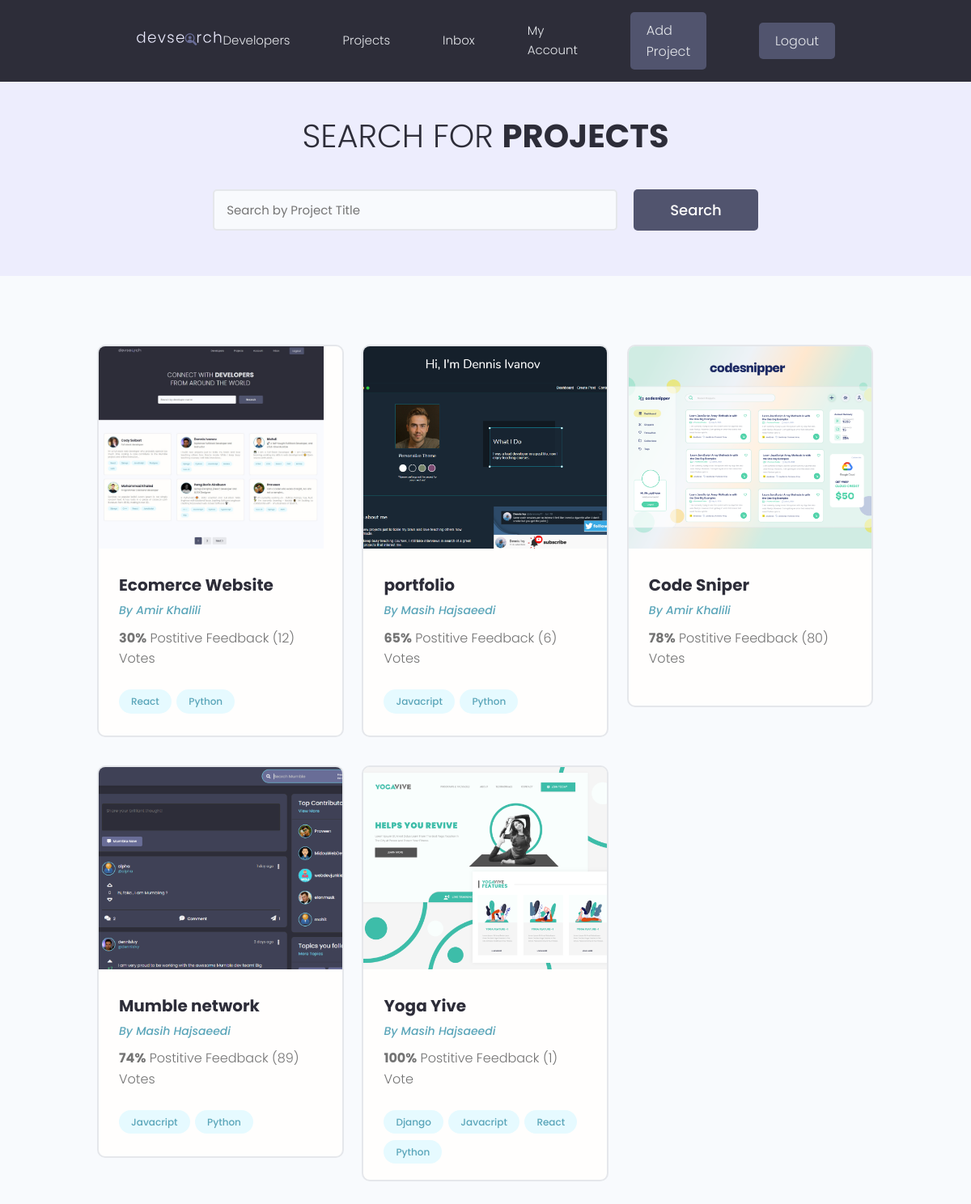
Page /projects/ (signed in) on the committed database.
### projects/models.py (models this page shows, shortened)
class Project(models.Model):
    owner = models.ForeignKey(Profile, null=True, blank=True, on_delete=models.SET_NULL)
    title = models.CharField(max_length=200)
    description = models.TextField(null=True, blank= True) # null is for database and blank is for django
    featured_image = models.ImageField(null=True, blank= True, default='default.jpg')
    demo_link = models.CharField(max_length=2000, null=True, blank=True)
    source_link = models.CharField(max_length=2000, null=True, blank=True)
    tags = models.ManyToManyField('Tag', blank=True)
    vote_total = models.IntegerField(default=0, null=True, blank=True)
    vote_ratio = models.IntegerField(default=0, null=True, blank=True)
    created = models.DateTimeField(auto_now_add=True)
    id = models.UUIDField(default=uuid.uuid4, unique=True, primary_key=True, editable=False)

class Tag(models.Model):
    name = models.CharField(max_length=200)
    created = models.DateTimeField(auto_now_add=True)
    id = models.UUIDField(default=uuid.uuid4, unique=True, primary_key=True, editable=False)
    def __str__(self):
        return self.name

### users/models.py (models this page shows, shortened)
class Profile(models.Model):
    user = models.OneToOneField(User, on_delete=models.CASCADE, null=True, blank=True)
    name = models.CharField(max_length=200, null=True, blank=True)
    email = models.EmailField(max_length=500, null=True, blank=True)
    username = models.CharField(max_length=200, null=True, blank=True)
    location = models.CharField(max_length=200, null=True, blank=True)
    short_intro = models.CharField(max_length=200, null=True, blank=True)
    bio = models.TextField(null=True, blank=True)
    profile_image = models.ImageField(null=True, blank=True, upload_to='profiles/', default='profiles/user-default.png')
    social_github = models.CharField(max_length=200, null=True, blank=True)
    social_twitter = models.CharField(max_length=200, null=True, blank=True)
    social_linkedin = models.CharField(max_length=200, null=True, blank=True)
    social_youtube = models.CharField(max_length=200, null=True, blank=True)
    social_website = models.CharField(max_length=200, null=True, blank=True)
    created = models.DateTimeField(auto_now_add=True)
    id = models.UUIDField(default=uuid.uuid4, unique=True, primary_key=True, editable=False)

### projects/views.py (the view)
# urls.py: path('projects/', include('projects.urls')),
def projects(request):
    projects = Project.objects.all()
    context = {'projects': projects}
    return render(request, 'projects/projects.html', context)

### projects/templates/projects/projects.html (shortened to what this page needs)
{% extends 'main.html' %}
{% block content %}
  <main class="projects">
    <section class="hero-section text-center">
      <div class="container container--narrow">
        <div class="hero-section__box">
          <h2>Search for <span>Projects</span></h2>
        </div>
        <div class="hero-section__search">
          <form class="form" action="#" method="get">
            <div class="form__field">
              <input class="input input--text" id="formInput#search" type="text" name="text"
                placeholder="Search by Project Title" />
            </div>
            <input class="btn btn--sub btn--lg" type="submit" value="Search" />
          </form>
        </div>
      </div>
    </section>
    <section class="projectsList">
      <div class="container">
        <div class="grid grid--three">
            {% for project in projects %}
            <div class="column">
                <div class="card project">
                <a href="{% url 'project' project.id %}" class="project">
                    <img class="project__thumbnail" src="{{ project.featured_image.url }}" alt="project thumbnail" />
                    <div class="card__body">
                    <h3 class="project__title">{{project.title}}</h3>
                    <p><a class="project__author" href="{% url 'user-profile' project.owner.id %}">By {{project.owner.name}}</a></p>
                    <p class="project--rating">
                        <span style="font-weight: bold;">{{project.vote_ratio}}%</span> Postitive
                        Feedback ({{project.vote_total}}) Vote{{project.vote_total|pluralize:"s"}}
                    </p>
                    <div class="project__tags">
                        {% for tag in project.tags.all %}
                        <span class="tag tag--pill tag--main">
                        <small>{{tag}}</small>
                        </span>
                        {% endfor %}
                    </div>
                    </div>
                </a>
                </div>
            </div>
            {% endfor %}
        </div>
      </div>
    </section>
  </main>
{% endblock content %}

### static/styles/app.css (style rules this page uses)
:root { --color-sub: #2d2d39; }
.btn--sub { background-color: var(--color-sub-light); }
.card { border: 2px solid var(--color-light); }
img { width: 100%; }
.hero-section { height: 40vh; display: flex; align-items: center; background-color: var(--color-sub); }
.hero-section__box { margin-bottom: 4rem; }
.hero-section__box > h2, .hero-section__box > h2 > span { font-size: 4rem; color: var(--color-light); line-height: 1.3; text-transform: uppercase; }
.hero-section__box > h2 { font-weight: 300; }
.hero-section__box > h2 > span { font-weight: 700; }
.hero-section__search > .form { display: flex; align-items: center; justify-content: center; gap: 2rem; }
.hero-section__search > .form input.input--text { width: 50rem; }
.project__author { font-size: 1.4rem; font-style: italic; }
.project--rating { margin-bottom: 1.6em; margin-top: .5em; }
.projects > .hero-section { background: var(--color-sub-lighter); height: 30vh; }
.projects .hero-section__box { margin-bottom: 2.5rem; }
.projects .hero-section__box > h2 { color: var(--color-sub); }
.projects .hero-section__box > h2 > span { font-weight: 700; color: var(--color-sub); }
.projectsList { margin-top: 8rem; }
.project__thumbnail { height: 25rem; object-fit: cover; object-position: top center; }
.project__title { font-size: 2rem; font-weight: 700; color: var(--color-sub); }

### static/uikit/styles/modules/_variables.css (style rules this page uses)
:root { --color-main: #5aa5b9; --color-main-light: #e6faff; --color-sub: #3f4156; --color-sub-light: #51546e; --color-sub-lighter: #ededfd; --color-text: #737373; --color-gray: #8b8b8b; --color-light: #e5e7eb; --color-light-gray: #767676; --color-bg: #f8fafd; --color-white: #fffefd; --color-white-light: #f3f3f3; --color-success: #359e64; --color-success-bg: #def8e8; --color-error: #fc4b0b; --color-error-bg: #fff2ee; --font-base: 'Poppins', arial, helvetica, 'Segoe UI', roboto, ubuntu, sans-serif; --font-monospace: 'Fira Code', 'Courier New', courier, monospace; --font-regular: 300; --font-medium: 500; --font-bold: 700; --generic-shadow: 1px 1px 5px #00000010; --generic-transition: all 0.3s ease-in-out; }

### static/uikit/styles/modules/_base.css (style rules this page uses)
* { margin: 0; padding: 0; box-sizing: border-box; text-rendering: optimizeLegibility; color: inherit; font-size: inherit; }
html { font-size: 50%; }
@media only screen and (min-width: 480px) { html { font-size: 56.25%; } }
@media only screen and (min-width: 1200px) { html { font-size: 62.5%; } }
body { line-height: 1.6; font-weight: 400; font-size: 1.5rem; color: var(--color-text); background-color: var(--color-bg); min-height: 100vh; }

### static/uikit/styles/modules/_typography.css (style rules this page uses)
* { font-family: var(--font-base); }
h2 { font-size: 3.6rem; font-weight: var(--font-bold); }
h3 { font-size: 3.2rem; font-weight: var(--font-medium); }
p, span, strong { font-size: 1.6rem; color: var(--color-text); font-weight: var(--font-regular); }
a { padding-bottom: 2px; text-decoration: none; display: inline-block; color: var(--color-main); font-weight: var(--font-medium); }

### static/uikit/styles/modules/_utilities.css (style rules this page uses)
.container { width: 92%; max-width: 165rem; margin: 0 auto; box-sizing: border-box; }
.container--narrow { width: 92%; max-width: 120rem; }
@media screen and (min-width: 1000px) { .container { width: 90%; } }
@media screen and (min-width: 1000px) { .container--narrow { width: 85%; } }
@media screen and (min-width: 1200px) { .container { width: 80%; } }
@media screen and (min-width: 1200px) { .container--narrow { width: 72%; } }
.text-center { text-align: center; }

### static/uikit/styles/modules/_button.css (style rules this page uses)
.btn { display: inline-block; position: relative; cursor: pointer; background-color: var(--color-light); font-weight: var(--font-medium); color: var(--color-sub); text-decoration: none; padding: 1rem 2rem; border-radius: 0.5rem; border: none; width: -webkit-fit-content; width: -moz-fit-content; width: fit-content; height: -webkit-fit-content; height: -moz-fit-content; height: fit-content; font-size: 1.6rem; outline-width: 0; outline-color: transparent; -webkit-backface-visibility: hidden; backface-visibility: hidden; transition: all 0.3s ease-in-out; }
.btn--sub { background-color: var(--color-sub); color: var(--color-white); }
.btn--lg { font-size: 1.8rem; padding: 1.2rem 4.5rem; }

### static/uikit/styles/modules/_card.css (style rules this page uses)
.card { border-radius: 1rem; background-color: var(--color-white); border: 1.5px solid var(--color-light); width: auto; height: auto; margin-top: 0.5rem; margin-bottom: 0.5rem; overflow: hidden; }
.card__body, .card__header { padding: 2rem 2.5rem; }

### rows in the picture
Project: featured_image (picture), title "Ecomerce Website", owner.name "Amir Khalili", vote_ratio "30", vote_total "12"
Tag: name "React"
Tag: name "Python"
Project: featured_image (picture), title "portfolio", owner.name "Masih Hajsaeedi", vote_ratio "65", vote_total "6"
Tag: name "Javacript"
Project: featured_image (picture), title "Code Sniper", owner.name "Amir Khalili", vote_ratio "78", vote_total "80"
Project: featured_image (picture), title "Mumble network", owner.name "Masih Hajsaeedi", vote_ratio "74", vote_total "89"
Project: featured_image (picture), title "Yoga Yive", owner.name "Masih Hajsaeedi", vote_ratio "100", vote_total "1"
Tag: name "Django"
